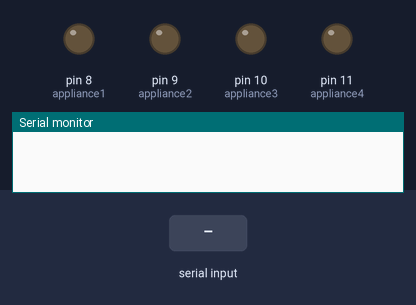
A sketch run on a simulated Arduino Nano, built with avr-gcc and run on an emulated ATmega328P. Shown: output pins drawn as LEDs (lit = HIGH), the last lines printed to the serial monitor. The test bench sets the inputs (shaded band).

Above: at 1.2 s.
1.3 s: "A" received over Serial
At 1.9 s:
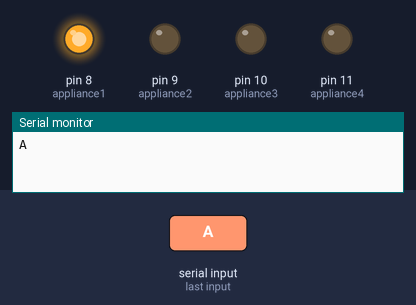
2.8 s: "B" received over Serial
At 4.0 s:
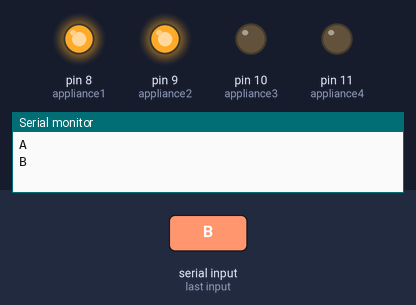
4.3 s: "a" received over Serial
At 5.3 s:
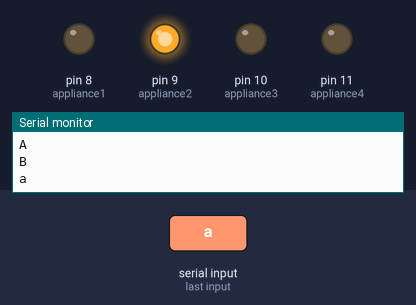
5.8 s: "C" received over Serial
At 6.5 s:
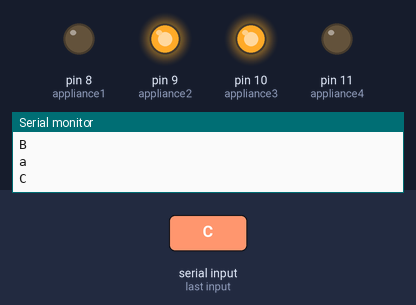
7.3 s: "b" received over Serial
At 7.6 s:
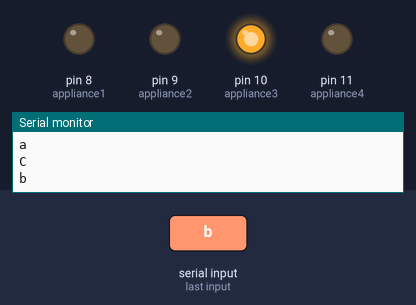
8.8 s: "D" received over Serial
At 10.0 s:
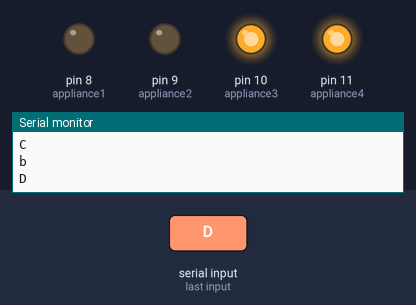
Timing chart, 0 to 11.3 s (numbered marks = the images above; inputs shaded):
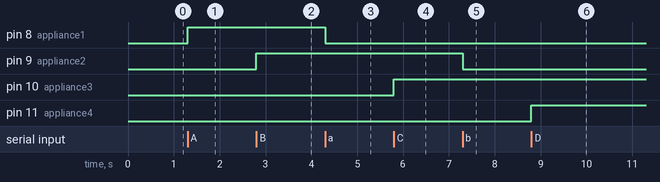

The sketch:

BT_Home_automation.ino
```cpp
//This code is written by PADMALAYA RAWAL :)

//For testing I have used Arduino Nano board along with HC-05 BT module

/*CONNECTIONS:
 * Connect TX of BT Module to Pin 0 of Arduino board
 * Connect RX of BT Module to Pin 1 of Arduino board
 */


#define appliance1 8  //Connect relay module pin to Pin 8 of microcontroller board
#define appliance2 9  //Connect relay module pin to Pin 9 of microcontroller board
#define appliance3 10 //Connect relay module pin to Pin 10 of microcontroller board
#define appliance4 11 //Connect relay module pin to Pin 11 of microcontroller board

char inputByte;

void setup() {
 Serial.begin(9600);  //to initialize the serial monitor
 pinMode(appliance1,OUTPUT);  //to set the mode of pin 8 as OUTPUT
 pinMode(appliance2,OUTPUT);  //to set the mode of pin 9 as OUTPUT
 pinMode(appliance3,OUTPUT);  //to set the mode of pin 10 as OUTPUT
 pinMode(appliance4,OUTPUT);  //to set the mode of pin 11 as OUTPUT
}

void loop() {
  while(Serial.available()>0){
  inputByte= Serial.read();   //To read the input on the serial monitor
  Serial.println(inputByte);  //To print the incoming value on serial monitor
  if (inputByte=='A')
    digitalWrite(appliance1,HIGH);

  else if (inputByte=='a')
    digitalWrite(appliance1,LOW);

  else if (inputByte=='B')
    digitalWrite(appliance2,HIGH);

  else if (inputByte=='b')
    digitalWrite(appliance2,LOW);

  else if (inputByte=='C')
    digitalWrite(appliance3,HIGH);

  else if (inputByte=='c')
    digitalWrite(appliance3,LOW);

  else if (inputByte=='D')
    digitalWrite(appliance4,HIGH);

  else if (inputByte=='d')
    digitalWrite(appliance4,LOW);
  }
}
```

Measured:
- after the input at 1.3 s, pin 8 (appliance1): LOW → HIGH at once
- after the input at 2.8 s, pin 9 (appliance2): LOW → HIGH at once
- after the input at 4.3 s, pin 8 (appliance1): HIGH → LOW at once
- after the input at 5.8 s, pin 10 (appliance3): LOW → HIGH at once
- after the input at 7.3 s, pin 9 (appliance2): HIGH → LOW at once
- after the input at 8.8 s, pin 11 (appliance4): LOW → HIGH at once
